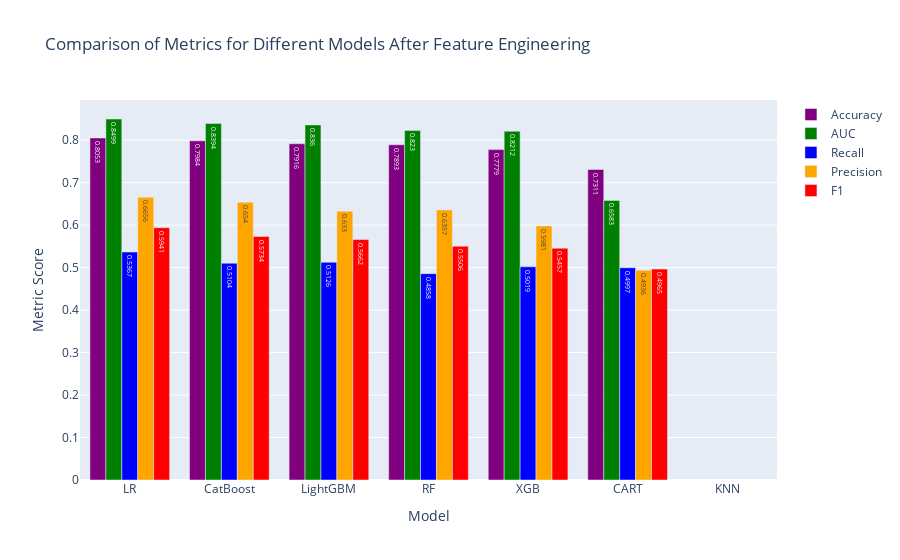

Write notebook code for a chart like this one.
### Markdown cell above
# 22. Comparison of Metrics for Different Models After Feature Engineering

### Code cell
# Dictionary containing the updated metric results
metrics = {
    "Model": ["LR", "KNN", "CART", "RF", "XGB", "LightGBM", "CatBoost"],
    "Accuracy": [last_models_metrics[0]['Accuracy'], last_models_metrics[1]['Accuracy'],
                 last_models_metrics[2]['Accuracy'], last_models_metrics[3]['Accuracy'],
                 last_models_metrics[4]['Accuracy'], last_models_metrics[5]['Accuracy'],
                 last_models_metrics[6]['Accuracy']],
    "AUC": [last_models_metrics[0]['AUC'], last_models_metrics[1]['AUC'],
            last_models_metrics[2]['AUC'], last_models_metrics[3]['AUC'],
            last_models_metrics[4]['AUC'], last_models_metrics[5]['AUC'],
            last_models_metrics[6]['AUC']],
    "Recall": [last_models_metrics[0]['Recall'], last_models_metrics[1]['Recall'],
               last_models_metrics[2]['Recall'], last_models_metrics[3]['Recall'],
               last_models_metrics[4]['Recall'], last_models_metrics[5]['Recall'],
               last_models_metrics[6]['Recall']],
    "Precision": [last_models_metrics[0]['Precision'], last_models_metrics[1]['Precision'],
                  last_models_metrics[2]['Precision'], last_models_metrics[3]['Precision'],
                  last_models_metrics[4]['Precision'], last_models_metrics[5]['Precision'],
                  last_models_metrics[6]['Precision']],
    "F1": [last_models_metrics[0]['F1'], last_models_metrics[1]['F1'],
           last_models_metrics[2]['F1'], last_models_metrics[3]['F1'],
           last_models_metrics[4]['F1'], last_models_metrics[5]['F1'],
           last_models_metrics[6]['F1']]
}

# Creating a DataFrame from the updated metrics dictionary
results_df = pd.DataFrame(metrics)

# Sorting the DataFrame by accuracy in descending order
results_df = results_df.sort_values(by="Accuracy", ascending=False)

# Creating the figure for the graph
fig = go.Figure()

# Colors for the metrics
colors = ["purple", "green", "blue", "orange", "red"]

# Adding traces for each metric in the specified order
for metric, color in zip(["Accuracy", "AUC", "Recall", "Precision", "F1"], colors):
    fig.add_trace(go.Bar(
        x=results_df["Model"],
        y=results_df[metric],
        marker_color=color,
        name=metric,
        text=results_df[metric],
        textposition='auto'
    ))

# Setting axis labels and title
fig.update_layout(
    xaxis_title="Model",
    yaxis_title="Metric Score",
    title="Comparison of Metrics for Different Models After Feature Engineering"
)

# Displaying the graph
fig.show(block=True)

### Figure 1 — Plotly figure (JSON) as saved in the notebook; plotly's stock layout.template omitted (floating-point values rounded to 4 significant figures)
{"data": [{"marker": {"color": "purple"}, "name": "Accuracy", "text": [0.8053, 0.7984, 0.7916, 0.7893, 0.7779, 0.7311, null], "textposition": "auto", "type": "bar", "x": ["LR", "CatBoost", "LightGBM", "RF", "XGB", "CART", "KNN"], "y": [0.8053, 0.7984, 0.7916, 0.7893, 0.7779, 0.7311, null]}, {"marker": {"color": "green"}, "name": "AUC", "text": [0.8499, 0.8394, 0.836, 0.823, 0.8212, 0.6583, null], "textposition": "auto", "type": "bar", "x": ["LR", "CatBoost", "LightGBM", "RF", "XGB", "CART", "KNN"], "y": [0.8499, 0.8394, 0.836, 0.823, 0.8212, 0.6583, null]}, {"marker": {"color": "blue"}, "name": "Recall", "text": [0.5367, 0.5104, 0.5126, 0.4858, 0.5019, 0.4997, null], "textposition": "auto", "type": "bar", "x": ["LR", "CatBoost", "LightGBM", "RF", "XGB", "CART", "KNN"], "y": [0.5367, 0.5104, 0.5126, 0.4858, 0.5019, 0.4997, null]}, {"marker": {"color": "orange"}, "name": "Precision", "text": [0.6656, 0.654, 0.633, 0.6357, 0.5981, 0.4936, null], "textposition": "auto", "type": "bar", "x": ["LR", "CatBoost", "LightGBM", "RF", "XGB", "CART", "KNN"], "y": [0.6656, 0.654, 0.633, 0.6357, 0.5981, 0.4936, null]}, {"marker": {"color": "red"}, "name": "F1", "text": [0.5941, 0.5734, 0.5662, 0.5506, 0.5457, 0.4965, null], "textposition": "auto", "type": "bar", "x": ["LR", "CatBoost", "LightGBM", "RF", "XGB", "CART", "KNN"], "y": [0.5941, 0.5734, 0.5662, 0.5506, 0.5457, 0.4965, null]}], "layout": {"title": {"text": "Comparison of Metrics for Different Models After Feature Engineering"}, "xaxis": {"title": {"text": "Model"}}, "yaxis": {"title": {"text": "Metric Score"}}}}
